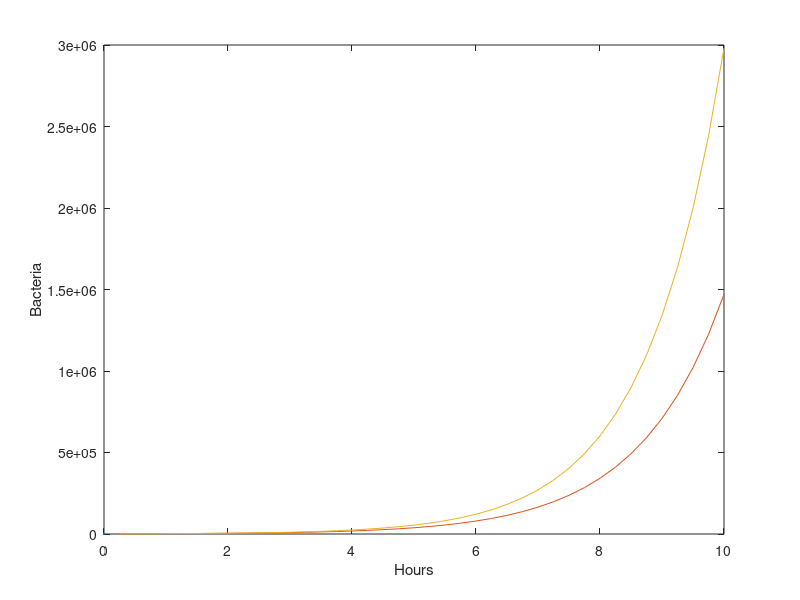

This figure's MATLAB source:
h=0.25;
r=0.8;
a=0;
b=10;
m=(b-a)/h;
N=zeros(1,m);
N0=1000;

N(1)=N0+r*h*N0;
for i=2:m
    N(i)= N(i-1) + r * h * N(i-1);
end

t =  a+h : h : b;
Nex= N0 * exp(r*t);
disp([t' N' Nex'])
plot (a,N0)
hold on
plot(t,N), xlabel('Hours'), ylabel('Bacteria')
plot(t, Nex) 
hold off